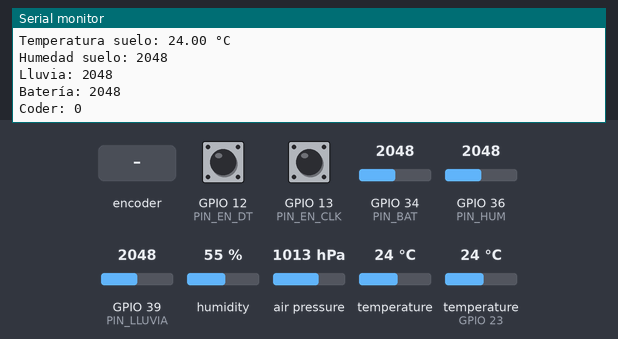
The sketch below on a simulated ESP32. On the bench: the last lines printed to the serial monitor. The test bench sets the inputs (shaded band); at power-on: humidity 55 %, temperature (sensor on GPIO 23) 24 °C, GPIO 34 (PIN_BAT) = 2048, GPIO 36 (PIN_HUM) = 2048, GPIO 39 (PIN_LLUVIA) = 2048, GPIO 12 (PIN_EN_DT) HIGH, GPIO 13 (PIN_EN_CLK) HIGH, air pressure 1013 hPa, temperature 24 °C (analog values on the 0–4095 scale).

Above: at 1.3 s.
1.4 s: humidity set to 22 %
At 5.48 s:
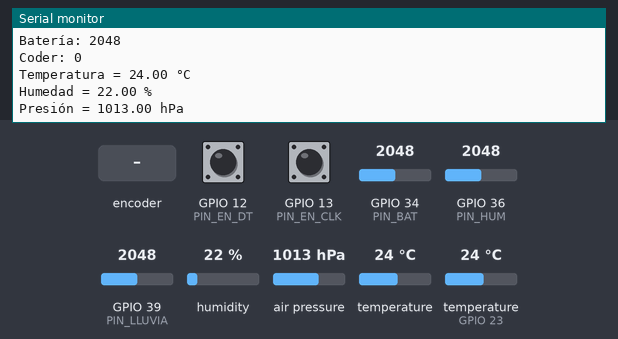
7.6 s: temperature (sensor on GPIO 23) set to 12 °C
At 11.8 s:
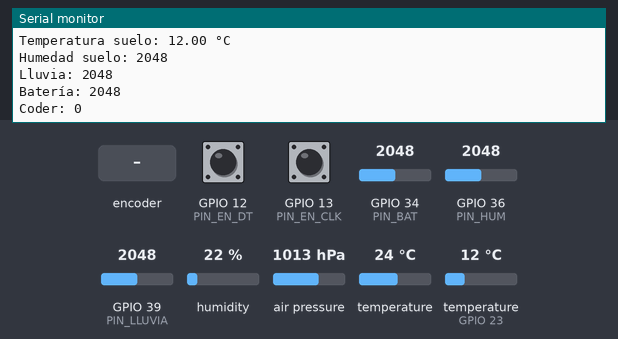
13.8 s: GPIO 34 (PIN_BAT) set to 2866
At 17.3 s:
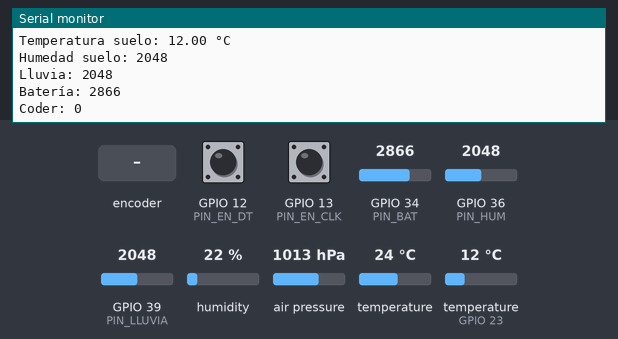
20.0 s: GPIO 36 (PIN_HUM) set to 2866
At 21.1 s:
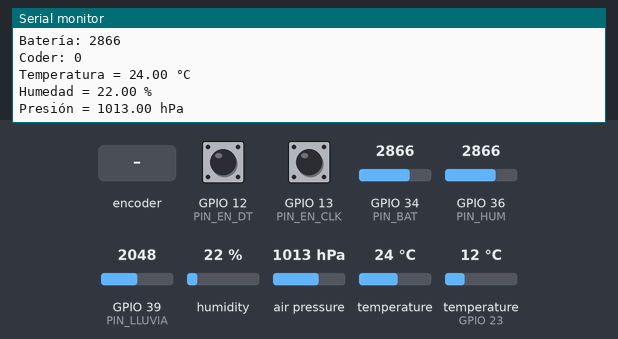
26.2 s: GPIO 39 (PIN_LLUVIA) set to 2866
At 27.0 s:
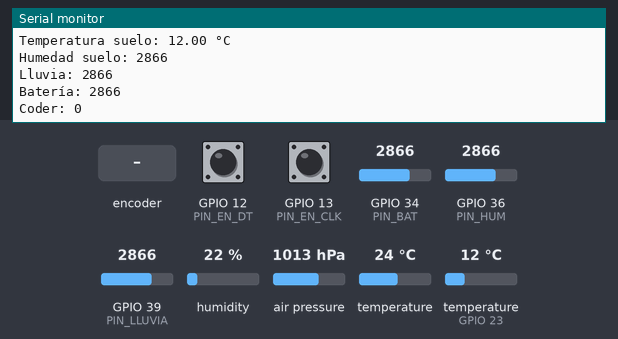
32.4 s: rotary encoder on GPIO 13 (PIN_EN_CLK) / GPIO 12 (PIN_EN_DT) turned 1 step (first pin leading)
At 37.9 s:
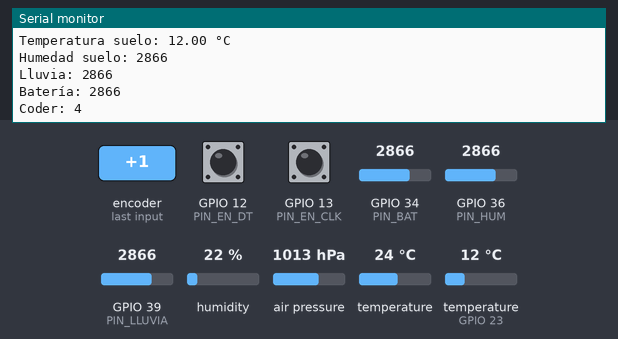

Measured:
- after the input at 1.4 s, the serial monitor: prints a new line after 3.9 s (image 1)
- after the input at 7.6 s, the serial monitor: prints a new line after 3.1 s (image 2)
- after the input at 13.8 s, the serial monitor: prints a new line after 2.1 s (image 3)
- after the input at 26.2 s, the serial monitor: prints a new line after 0.16 s (image 5)
- after the input at 32.4 s, the serial monitor: prints a new line after 4.4 s (image 6)

The sketch:

prototipado.ino
```cpp
#include "configuration.h"

//TwoWire myWire(BME_SDA, BME_SCL); // SDA, SCL
Adafruit_BME280 bme280;

const unsigned long Intervalo = 5000;

// ===========================================================================================================================================================
// Setup main
// ===========================================================================================================================================================
void setup() {
  #if ENABLE_DEBUG == 1
    Serial.begin(115200);
  #endif
  delay(10);

  if (bme280.begin(0x3C)) {
    Serial.println("BME280 Iniciado");
  }
  delay(100);

  dTemp.setResolution(10);
  analogReadResolution(12);
  analogSetAttenuation(ADC_11db);  // de 0.15V a 3.3 V error de 0.1 V

  pinMode(PIN_EN_CLK, INPUT_PULLUP);
  pinMode(PIN_EN_DT, INPUT_PULLUP);
  attachInterrupt(digitalPinToInterrupt(PIN_EN_CLK), encoderA, CHANGE);  // Interrupción en cambios
  attachInterrupt(digitalPinToInterrupt(PIN_EN_DT), encoderB, CHANGE);     // Interrupción en cambios

  pinMode(PIN_BAT, INPUT);
  pinMode(PIN_HUM, INPUT);
  pinMode(PIN_LLUVIA, INPUT);

  Serial.println("Setup acabado");
}

// ===========================================================================================================================================================
// Loop main
// ===========================================================================================================================================================
void loop() {


  getBME();
  getDallasTemp();
  getHum();
  getRain();
  getBat();
  Serial.print("Coder: ");
  Serial.println(counter);
  Serial.println("");

  delay(5000);
}
```

funciones.ino
```cpp
#include "configuration.h"

float temp;
float hum;
float press;
float dallasTemp;
int counter;

void getBME(){

   Serial.print("Temperatura = ");
   temp = bme280.readTemperature();
   Serial.print(temp);
   Serial.println(" °C");

   Serial.print("Humedad = ");
   hum = bme280.readHumidity();
   Serial.print(hum);
   Serial.println(" %");

   Serial.print("Presión = ");
   press = bme280.readPressure() /100.0;
   Serial.print(press);
   Serial.println(" hPa");
}

void getDallasTemp(){
    dTemp.requestTemperatures(); // Solicita las temperaturas a los sensores
    dallasTemp = dTemp.getTempCByIndex(0); // Lee la temperatura del primer sensor encontrado (float)

    if(dallasTemp == DEVICE_DISCONNECTED_C) {
        Serial.println("Error: Sensor desconectado"); // Verifica si el sensor está desconectado
    } else {
        Serial.print("Temperatura suelo: ");
        Serial.print(dallasTemp);
        Serial.println(" °C");
    }
}

int getHum(){

  int humS = analogRead(PIN_HUM);
  Serial.print("Humedad suelo: ");
  Serial.println(humS);

  return humS;
}

int getRain(){

  int rain = analogRead(PIN_LLUVIA);
  Serial.print("Lluvia: ");
  Serial.println(rain);

  return rain;
}

int getBat(){

  int batt = analogRead(PIN_BAT);
  Serial.print("Batería: ");
  Serial.println(batt);

  return batt;
}

void encoderA() {
  if (digitalRead(PIN_EN_CLK) == digitalRead(PIN_EN_DT))
    counter--;
  else
    counter++;
}

void encoderB() {
  if (digitalRead(PIN_EN_CLK) != digitalRead(PIN_EN_DT))
    counter--;
  else
    counter++;
}
```

configuration.h
```cpp
#pragma once

#include <Arduino.h>
#include <Wire.h>
#include <SPI.h>
#include <Adafruit_Sensor.h>
#include <Adafruit_BME280.h>
#include <OneWire.h>
#include <DallasTemperature.h>

#define PIN_DS18 (23)
#define PIN_HUM (36)
#define PIN_LLUVIA (39)
#define PIN_BAT (34)
#define BME_SCL (22)
#define BME_SDA (21)
#define PIN_EN_CLK (13)
#define PIN_EN_DT (12)
#define PIN_EN_SW (15)

OneWire oneWire(PIN_DS18);
DallasTemperature dTemp(&oneWire);

extern float temp;
extern float hum;
extern float press;
extern float dallasTemp;
extern int counter;

#define ENABLE_DEBUG 1
```
